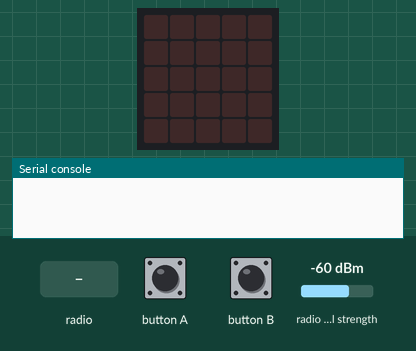
Bench run of a program on a simulated BBC micro:bit (MakeCode). On the bench: the board's 5×5 LED display, the last lines printed to the serial console. The inputs (shaded band) are chosen by the test bench; at power-on: radio signal strength -60 dBm. Random numbers come from a fixed seed; no radio messages arrive unless stated (any console line starting 'radio sent:' is added by the test bench).

Above: at 1.2 s.
1.3 s: button B pressed for 0.15 s
At 7.0 s:
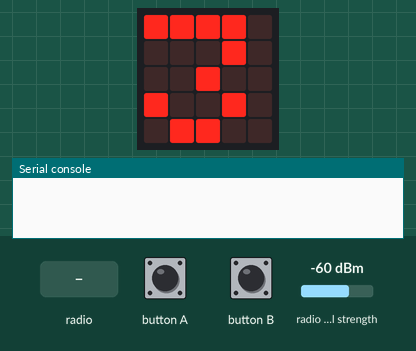
7.4 s: radio message "1" arrives
At 7.7 s:
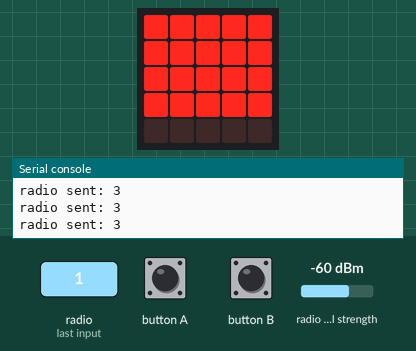
Timing chart, 0 to 10.4 s (numbered marks = the images above; inputs shaded):
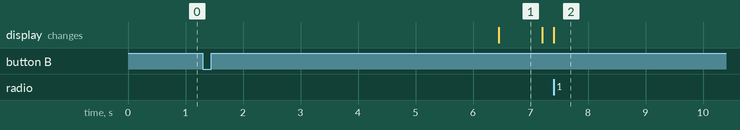

Measured:
- after the input at 1.3 s, the display: changes after 5.2 s (image 1)
- after the input at 7.4 s, the display: changes at once (image 2)
- what the display in image 1 shows lasts 0.7 s, from 6.5 s to 7.2 s

The program:

microbit-seekers.py
```python
def on_received_number(receivedNumber):
    global NumberOfLedsShow, PlotedLeds, secretNumber, questStarted, Sender1Reciever2
    if questStarted == 1:
        NumberOfLedsShow = Math.round((100 + 42 + radio.received_packet(RadioPacketProperty.SIGNAL_STRENGTH)) / 4)
        if NumberOfLedsShow <= 24:
            PlotedLeds = 0
            basic.clear_screen()
            for y in range(5):
                for x in range(5):
                    PlotedLeds += 1
                    if PlotedLeds >= NumberOfLedsShow:
                        break
                    led.plot(x, y)
        else:
            basic.clear_screen()
            if Sender1Reciever2 == 1:
                secretNumber = receivedNumber
            basic.show_number(secretNumber)
            basic.pause(5000)
            questStarted = 0
            Sender1Reciever2 = 0
            secretNumber = 0
            NumberOfLedsShow = 0
            PlotedLeds = 0
            NumberOfLedsShow = 0
            basic.clear_screen()
radio.on_received_number(on_received_number)

def on_button_pressed_a():
    global questStarted, Sender1Reciever2
    if questStarted == 0:
        questStarted = 1
        Sender1Reciever2 = 1
input.on_button_pressed(Button.A, on_button_pressed_a)

def on_button_pressed_b():
    global secretNumber, questStarted, Sender1Reciever2
    if questStarted == 0:
        secretNumber = randint(1, 9)
        basic.pause(5000)
        basic.show_number(secretNumber)
        basic.clear_screen()
        questStarted = 1
        Sender1Reciever2 = 2
input.on_button_pressed(Button.B, on_button_pressed_b)

secretNumber = 0
questStarted = 0
Sender1Reciever2 = 0
NumberOfLedsShow = 0
PlotedLeds = 0
PlotedLeds = 0
NumberOfLedsShow = 0
Sender1Reciever2 = 0
questStarted = 0
secretNumber = 0
radio.set_transmit_power(7)
radio.set_group(1)

def on_forever():
    if questStarted == 1:
        radio.send_number(secretNumber)
basic.forever(on_forever)
```
